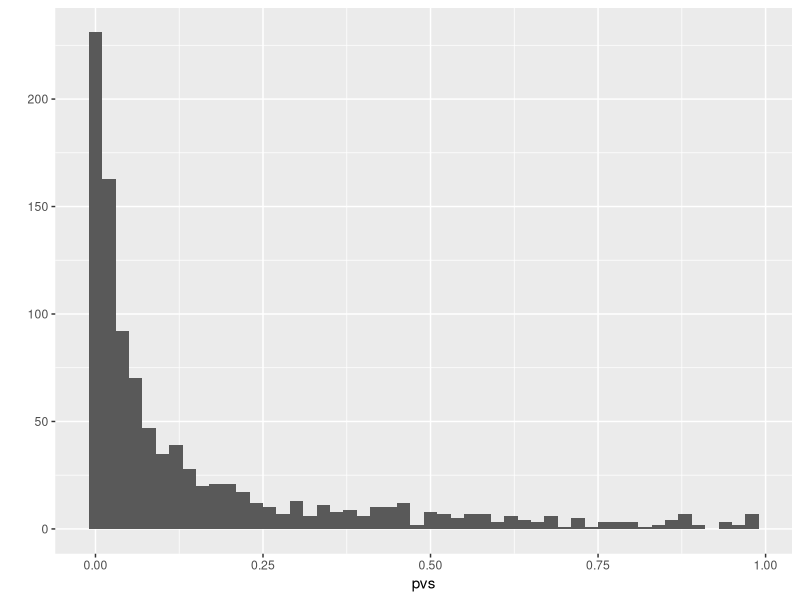

R code for this plot: (Note: this script raises an error after producing the figure.)
## ---- chunk 1
library( tidyverse )
## ---- chunk 2
library( tidyverse )
options(list(dplyr.summarise.inform = FALSE))
## ---- chunk 3
rnorm(1)
rnorm(4)
## ---- chunk 4
rnorm(7)
rnorm(7)
## ---- chunk 5
rnorm(7, mean = 10, sd = 0.5)
## ---- chunk 6
one_run <- function( N, mn ) {
  vals <- rnorm( N, mean = mn )
  tt <- t.test( vals )
  pvalue <- tt$p.value
  return(pvalue)
}
## ---- chunk 7
one_run( 100, 5 )
one_run( 10, 0.3 )
one_run( 10, 0.3 )
## ---- chunk 8
pvs <- replicate(
  n = 1000, 
  expr = one_run( 100, 0.2 )
)

# create a plot of simulated pvalues
qplot( pvs, binwidth = 0.02 )
## ---- chunk 9
sum( pvs <= 0.05 ) / 1000
## ---- chunk 10

secret_ingredient <- 3

funky <- function(input1, input2, input3) {
  
  # do funky stuff
  ratio <- input1 / (input2 + 4)
  funky_output <- input3 * ratio + secret_ingredient
  
  return(funky_output)  
}

funky(3, 2, 5)
## ---- chunk 11
secret_ingredient <- 100
funky(3, 2, 5)
## ---- chunk 12
secret_ingredient <- "A"
funky(3, 2, 5)
## ---- chunk 13
secret_ingredient <- 3

funkier <- function(input1, input2, input3, secret_ingredient) {
  
  # do funky stuff
  ratio <- input1 / (input2 + 4)
  funky_output <- input3 * ratio + secret_ingredient
  
  return(funky_output)  
}

funkier(3, 2, 5, 3)
## ---- chunk 14
secret_ingredient <- 100
funkier(3, 2, 5, 3)
funkier(3, 2, 5, 100)
## ---- chunk 15
# clear environment
rm(list=ls()) 

# create function
funky <- function(input1, input2, input3) {
  
  # do funky stuff
  ratio <- input1 / (input2 + 4)
  funky_output <- input3 * ratio + secret_ingredient
  
  return(funky_output)  
}

# test the function
funky(3, 2, 5)
## ---- chunk 16
# clear environment
rm(list=ls()) 

# create function
funkier <- function(input1, input2, input3, secret_ingredient) {
  
  # do funky stuff
  ratio <- input1 / (input2 + 4)
  funky_output <- input3 * ratio + secret_ingredient
  
  return(funky_output)  
}


# test the function
funky(3, 2, 5, secret_ingredient = 3)
## ---- chunk 17
run_simulation <- function( N, J, mu, sigma, tau ) {
  # simulate data
  # apply estimation procedure
  # repeat
  # summarize results
  return(results)
}
